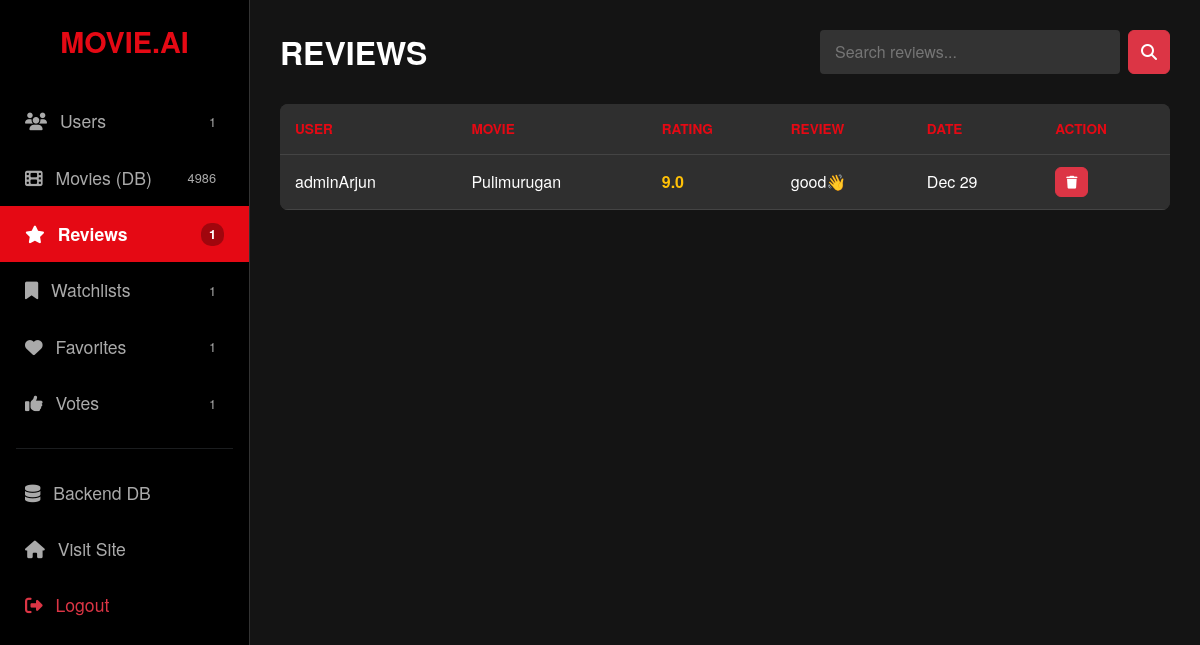
Before: /dashboard/?section=reviews (signed in) with the older database file.
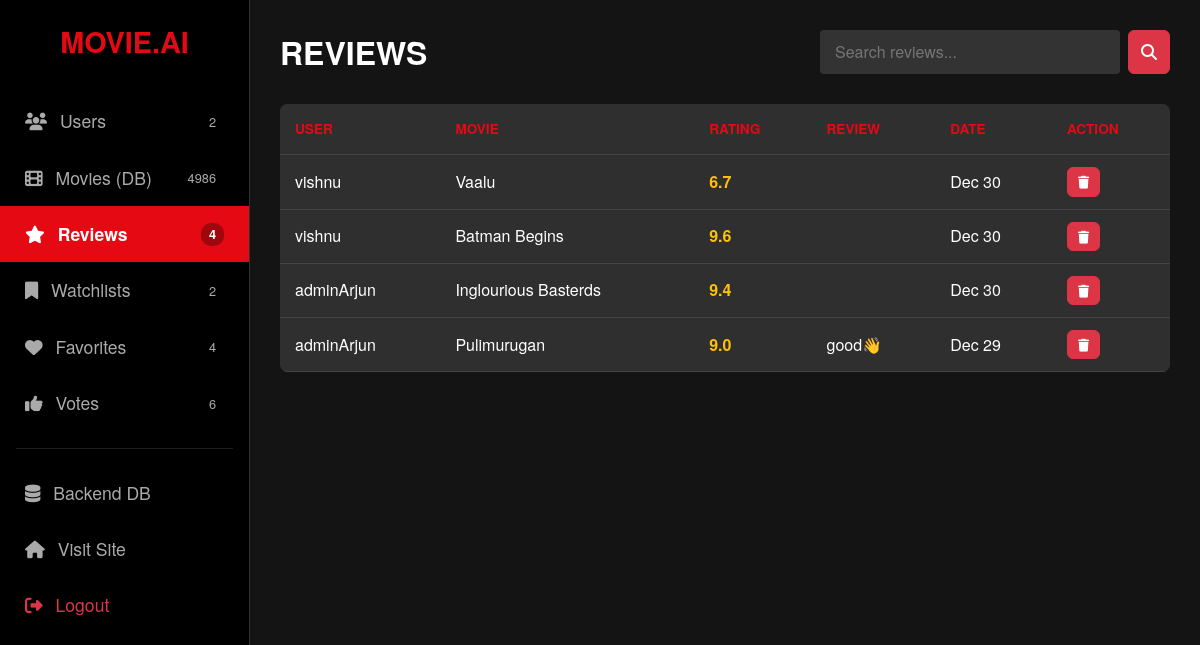
After: the same page with the newer database file.
### core/models.py (models this page shows, shortened)
class Review(models.Model):
    user = models.ForeignKey(User, on_delete=models.CASCADE)
    movie = models.ForeignKey(Movie, on_delete=models.CASCADE)
    rating = models.FloatField(
        validators=[MinValueValidator(1.0), MaxValueValidator(10.0)])
    text = models.TextField(blank=True)
    created_at = models.DateTimeField(auto_now_add=True)

class Movie(models.Model):
    title = models.CharField(max_length=200)
    overview = models.TextField()
    tmdb_id = models.IntegerField(unique=True)
    genres = models.CharField(max_length=500, blank=True)
    poster_url = models.CharField(max_length=500, blank=True, null=True)
    director = models.CharField(max_length=200, default="Unknown")
    cast = models.CharField(max_length=500, default="Unknown")
    description = models.TextField(default="No description available")

### core/views.py (the view)
# urls.py: path('dashboard/', views.custom_admin, name='custom_admin'),
@user_passes_test(lambda u: u.is_superuser)
def custom_admin(request):
    section = request.GET.get('section', 'users')
    query = request.GET.get('q', '').strip()
    data = []
    if section == 'users':
        data = User.objects.all().order_by('-date_joined')
        if query:
            data = data.filter(username__icontains=query)
    elif section == 'movies':
        data = Movie.objects.all().order_by('-id')
        if query:
            data = data.filter(title__icontains=query)
    elif section == 'reviews':
        data = Review.objects.select_related(
            'user', 'movie').order_by('-created_at')
        if query:
            data = data.filter(text__icontains=query) | data.filter(
                user__username__icontains=query)
    elif section == 'watchlist':
        data = Watchlist.objects.select_related(
            'user', 'movie').order_by('-id')
        if query:
            data = data.filter(user__username__icontains=query) | data.filter(
                movie__title__icontains=query)
    elif section == 'favorites':
        data = Favorite.objects.select_related('user', 'movie').order_by('-id')
        if query:
            data = data.filter(user__username__icontains=query) | data.filter(
                movie__title__icontains=query)
    elif section == 'votes':
        data = Vote.objects.select_related('user', 'movie').order_by('-id')
        if query:
            data = data.filter(user__username__icontains=query) | data.filter(
                movie__title__icontains=query)
    return render(request, 'custom_admin.html', {
        'section': section,
        'data': data,
        'search_query': query,
        'count_users': User.objects.count(),
        'count_movies': Movie.objects.count(),
        'count_reviews': Review.objects.count(),
        'count_watchlist': Watchlist.objects.count(),
        'count_favorites': Favorite.objects.count(),
        'count_votes': Vote.objects.count(),
    })

### core/templates/custom_admin.html (shortened to what this page needs)
<!DOCTYPE html>
<html lang="en">
<head>
    <link href="https://cdn.jsdelivr.net/npm/bootstrap@5.3.0/dist/css/bootstrap.min.css" rel="stylesheet">
    <link rel="stylesheet" href="https://cdnjs.cloudflare.com/ajax/libs/font-awesome/6.5.1/css/all.min.css">
</head>
<body>
    <div class="sidebar">
        <a href="/" class="sidebar-brand">MOVIE.AI</a>
        <div class="nav flex-column">
            <a href="?section=users" class="nav-link {% if section == 'users' %}active{% endif %}">
                <span><i class="fas fa-users me-2"></i> Users</span>
                <span class="badge-count">{{ count_users }}</span>
            </a>
            <a href="?section=movies" class="nav-link {% if section == 'movies' %}active{% endif %}">
                <span><i class="fas fa-film me-2"></i> Movies (DB)</span>
                <span class="badge-count">{{ count_movies }}</span>
            </a>
            <a href="?section=reviews" class="nav-link {% if section == 'reviews' %}active{% endif %}">
                <span><i class="fas fa-star me-2"></i> Reviews</span>
                <span class="badge-count">{{ count_reviews }}</span>
            </a>
            <a href="?section=watchlist" class="nav-link {% if section == 'watchlist' %}active{% endif %}">
                <span><i class="fas fa-bookmark me-2"></i> Watchlists</span>
                <span class="badge-count">{{ count_watchlist }}</span>
            </a>
            <a href="?section=favorites" class="nav-link {% if section == 'favorites' %}active{% endif %}">
                <span><i class="fas fa-heart me-2"></i> Favorites</span>
                <span class="badge-count">{{ count_favorites }}</span>
            </a>
            <a href="?section=votes" class="nav-link {% if section == 'votes' %}active{% endif %}">
                <span><i class="fas fa-thumbs-up me-2"></i> Votes</span>
                <span class="badge-count">{{ count_votes }}</span>
            </a>
            <hr class="border-secondary mx-3">
            <a href="/admin/" target="_blank" class="nav-link">
                <span><i class="fas fa-database me-2"></i> Backend DB</span>
            </a>
            <a href="/" class="nav-link">
                <span><i class="fas fa-home me-2"></i> Visit Site</span>
            </a>
             <form action="{% url 'logout' %}" method="post" class="mt-auto">
                <button type="submit" class="nav-link w-100 text-start border-0 bg-transparent text-danger">
                    <span><i class="fas fa-sign-out-alt me-2"></i> Logout</span>
                </button>
            </form>
        </div>
    </div>
    <div class="main-content">
        <div class="top-bar">
            <h2 class="text-uppercase fw-bold mb-0">{{ section }}</h2>
            <form method="GET" class="d-flex">
                <input type="text" name="q" class="search-input" placeholder="Search {{ section }}..." value="{{ search_query }}">
                <button type="submit" class="btn btn-danger ms-2"><i class="fas fa-search"></i></button>
            </form>
        </div>
        <div class="table-responsive custom-table">
            <table class="table table-dark table-hover mb-0">
                <thead>
                    <tr>
                        {% if section == 'users' %}
                            <th>ID</th><th>Username</th><th>Email</th><th>Status</th><th>Joined</th><th>Action</th>
                        {% elif section == 'movies' %}
                            <th>ID</th><th>Title</th><th>Director</th><th>TMDB ID</th><th>Action</th>
                        {% elif section == 'reviews' %}
                            <th>User</th><th>Movie</th><th>Rating</th><th>Review</th><th>Date</th><th>Action</th>
                        {% elif section == 'watchlist' %}
                            <th>User</th><th>Movie</th><th>Added</th><th>Action</th>
                        {% elif section == 'favorites' %}
                            <th>User</th><th>Movie</th><th>Added</th><th>Action</th>
                        {% elif section == 'votes' %}
                            <th>User</th><th>Movie</th><th>Type</th><th>Action</th>
                        {% endif %}
                    </tr>
                </thead>
                <tbody>
                    {% for item in data %}
                    <tr>
                        {% if section == 'users' %}
                            <td>{{ item.id }}</td>
                            <td class="fw-bold">{{ item.username }}</td>
                            <td>{{ item.email }}</td>
                            <td>
                                {% if item.is_superuser %}<span class="badge bg-danger">Admin</span>
                                {% else %}<span class="badge bg-secondary">User</span>{% endif %}
                            </td>
                            <td>{{ item.date_joined|date:"M d, Y" }}</td>
                            <td>
                                {% if not item.is_superuser %}
                                <a href="{% url 'delete_item_admin' 'users' item.id %}" class="btn btn-danger btn-action" onclick="return confirm('Delete User?');"><i class="fas fa-trash"></i></a>
                                {% endif %}
                            </td>
                        {% elif section == 'reviews' %}
                            <td>{{ item.user.username }}</td>
                            <td class="text-white">{{ item.movie.title }}</td>
                            <td class="text-warning fw-bold">{{ item.rating }}</td>
                            <td>{{ item.text|truncatechars:40 }}</td>
                            <td>{{ item.created_at|date:"M d" }}</td>
                            <td>
                                <a href="{% url 'delete_item_admin' 'reviews' item.id %}" class="btn btn-danger btn-action" onclick="return confirm('Delete Review?');"><i class="fas fa-trash"></i></a>
                            </td>
                        {% elif section == 'watchlist' or section == 'favorites' %}
                            <td>{{ item.user.username }}</td>
                            <td class="text-white">{{ item.movie.title }}</td>
                            <td>{{ item.id }}</td> <td>
                                <a href="{% url 'delete_item_admin' section item.id %}" class="btn btn-danger btn-action" onclick="return confirm('Remove?');"><i class="fas fa-trash"></i></a>
                            </td>
                        {% endif %}
                    </tr>
                    {% empty %}
                    <tr><td colspan="6" class="text-center text-muted py-4">No data found in {{ section }}.</td></tr>
                    {% endfor %}
                </tbody>
            </table>
        </div>
    </div>
</body>
</html>

### core/templates/custom_admin.html (style rules this page uses)
body { background-color: #141414; color: white; font-family: 'Helvetica Neue', Helvetica, Arial, sans-serif; overflow-x: hidden; }
.sidebar { height: 100vh; background-color: #000; border-right: 1px solid #333; position: fixed; width: 250px; padding-top: 20px; }
.sidebar-brand { color: #e50914; font-weight: bold; font-size: 1.8rem; text-align: center; margin-bottom: 30px; display: block; text-decoration: none; }
.nav-link { color: #aaa; padding: 15px 25px; font-size: 1.1rem; display: flex; justify-content: space-between; align-items: center; transition: all 0.2s; }
.nav-link.active { color: white; background-color: #e50914; font-weight: bold; }
.badge-count { font-size: 0.8rem; background: rgba(0,0,0,0.3); padding: 2px 8px; border-radius: 10px; }
.main-content { margin-left: 250px; padding: 30px; }
.top-bar { display: flex; justify-content: space-between; align-items: center; margin-bottom: 30px; }
.search-input { background: #333; border: none; color: white; padding: 10px 15px; border-radius: 4px; width: 300px; }
.custom-table { background-color: #2f2f2f; border-radius: 8px; overflow: hidden; }
.table-dark { --bs-table-bg: #2f2f2f; --bs-table-border-color: #444; }
th { color: #e50914 !important; text-transform: uppercase; font-size: 0.85rem; padding: 15px !important; }
td { vertical-align: middle; color: #ddd; padding: 12px 15px !important; }
.btn-action { padding: 4px 10px; font-size: 0.8rem; }

Changed rows visible on the page:
added Review: user.username "vishnu", movie "Vaalu", rating "6.7", created_at "Dec 30"
added Review: user.username "vishnu", movie "Batman Begins", rating "9.6", created_at "Dec 30"
added Review: user.username "adminArjun", movie "Inglourious Basterds", rating "9.4", created_at "Dec 30"
Other visible differences:
{{ count_users }}: "1" → "2"
{{ count_reviews }}: "1" → "4"
{{ count_watchlist }}: "1" → "2"
{{ count_favorites }}: "1" → "4"
{{ count_votes }}: "1" → "6"
